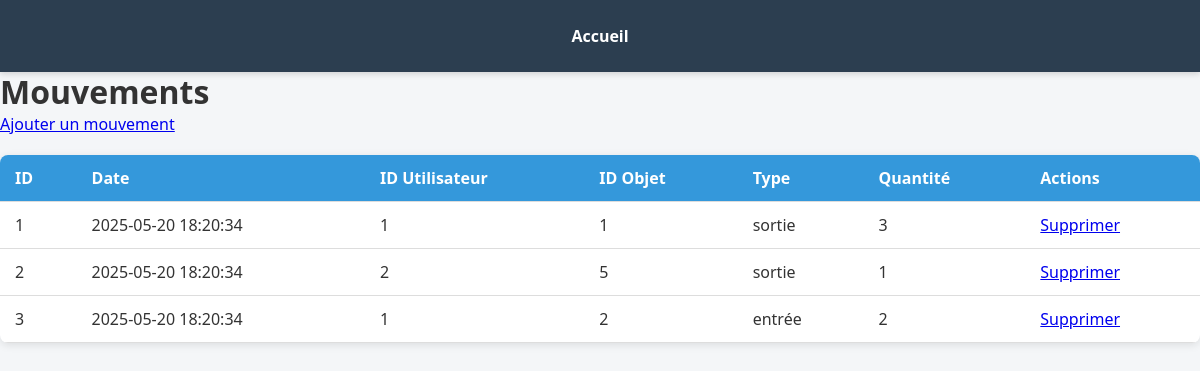
The page /liste_t_mouvement.php on the database its author committed.
### tables this page shows
CREATE TABLE `t_mouvement` (
  `id_id_mouvement` int(11) NOT NULL,
  `id_id_objet` int(11) NOT NULL,
  `id_id_utilisateur` int(11) NOT NULL,
  `date` datetime NOT NULL DEFAULT current_timestamp(),
  `type` enum('sortie','entrée') NOT NULL,
  `quantite` int(11) NOT NULL
);

### liste_t_mouvement.php (the view, shortened to what this page needs)
<?php
include 'config.php';
$result = $conn->query("SELECT * FROM t_mouvement ORDER BY id_id_mouvement");
?>
<!DOCTYPE html>
<html lang="fr">
<head>
    <link rel="stylesheet" href="style.css" />
</head>
<body>
    <h1>Mouvements</h1>
    <nav><a href="index.php">Accueil</a></nav>
    <a href="edit_t_mouvement.php">Ajouter un mouvement</a>
    <table>
        <thead>
            <tr>
                <th>ID</th>
                <th>Date</th>
                <th>ID Utilisateur</th>
                <th>ID Objet</th>
                <th>Type</th>
                <th>Quantité</th>
                <th>Actions</th>
            </tr>
        </thead>
        <tbody>
            <?php while($row = $result->fetch_assoc()): ?>
            <tr>
                <td><?= $row['id_id_mouvement'] ?></td>
                <td><?= htmlspecialchars($row['date']) ?></td>
                <td><?= $row['id_id_utilisateur'] ?></td>
                <td><?= $row['id_id_objet'] ?></td>
                <td><?= htmlspecialchars($row['type']) ?></td>
                <td><?= $row['quantite'] ?></td>
                <td>
                    <a href="index.php?delete_table=t_mouvement&delete_id=<?= $row['id_id_mouvement'] ?>" onclick="return confirm('Supprimer ce mouvement ?')">Supprimer</a>
                </td>
            </tr>
            <?php endwhile; ?>
        </tbody>
    </table>
</body>
</html>

### style.css (style rules this page uses)
* { margin: 0; padding: 0; box-sizing: border-box; }
body { font-family: 'Segoe UI', Tahoma, Geneva, Verdana, sans-serif; background-color: #f4f6f8; color: #333; padding-top: 70px; }
nav { position: fixed; top: 0; width: 100%; background-color: #2c3e50; display: flex; justify-content: center; padding: 15px 0; z-index: 1000; box-shadow: 0 2px 6px rgba(0,0,0,0.15); }
nav a { color: white; margin: 0 20px; text-decoration: none; font-weight: bold; padding: 10px; transition: background-color 0.3s; }
table { width: 100%; border-collapse: collapse; margin-top: 20px; background-color: white; border-radius: 8px; overflow: hidden; box-shadow: 0 2px 8px rgba(0,0,0,0.1); }
th, td { padding: 12px 15px; text-align: left; border-bottom: 1px solid #ddd; }
th { background-color: #3498db; color: white; }

### rows shown on the page
t_mouvement: id_id_mouvement "1", date "2025-05-20 18:20:34", id_id_utilisateur "1", id_id_objet "1", type "sortie", quantite "3"
t_mouvement: id_id_mouvement "2", date "2025-05-20 18:20:34", id_id_utilisateur "2", id_id_objet "5", type "sortie", quantite "1"
t_mouvement: id_id_mouvement "3", date "2025-05-20 18:20:34", id_id_utilisateur "1", id_id_objet "2", type "entrée", quantite "2"
